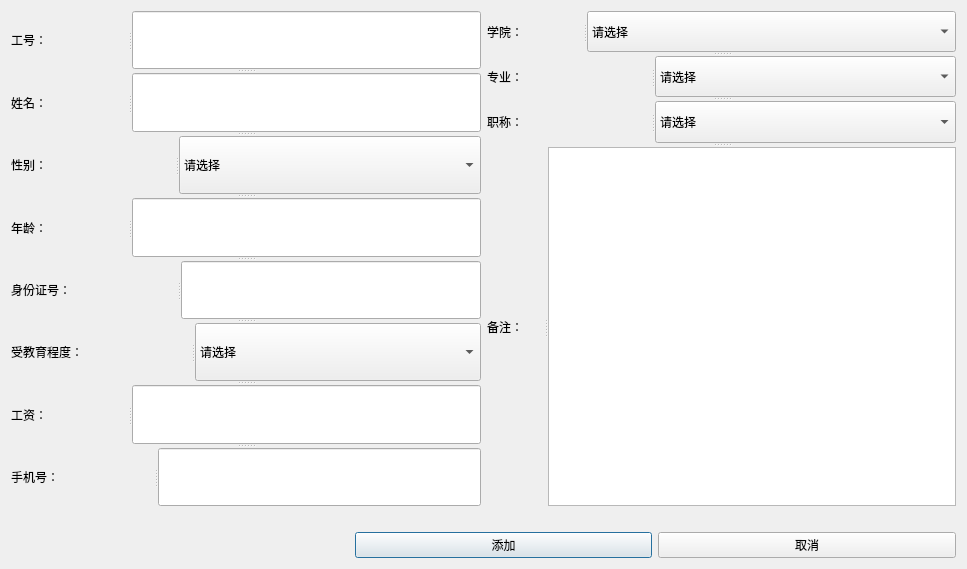
<?xml version="1.0" encoding="UTF-8"?>
<ui version="4.0">
 <class>DialogItem</class>
 <widget class="QDialog" name="DialogItem">
  <property name="geometry">
   <rect>
    <x>0</x>
    <y>0</y>
    <width>967</width>
    <height>569</height>
   </rect>
  </property>
  <property name="windowTitle">
   <string>Dialog</string>
  </property>
  <property name="sizeGripEnabled">
   <bool>false</bool>
  </property>
  <property name="modal">
   <bool>false</bool>
  </property>
  <layout class="QVBoxLayout" name="verticalLayout">
   <item>
    <layout class="QHBoxLayout" name="horizontalLayout_2">
     <item>
      <widget class="QSplitter" name="splitter_1">
       <property name="orientation">
        <enum>Qt::Vertical</enum>
       </property>
       <widget class="QSplitter" name="splitterJobNumber">
        <property name="orientation">
         <enum>Qt::Horizontal</enum>
        </property>
        <widget class="QLabel" name="labelJobNumber">
         <property name="sizePolicy">
          <sizepolicy hsizetype="Fixed" vsizetype="Fixed">
           <horstretch>0</horstretch>
           <verstretch>0</verstretch>
          </sizepolicy>
         </property>
         <property name="text">
          <string>工号：</string>
         </property>
        </widget>
        <widget class="QLineEdit" name="lineEditJobNumber">
         <property name="sizePolicy">
          <sizepolicy hsizetype="Fixed" vsizetype="Fixed">
           <horstretch>0</horstretch>
           <verstretch>0</verstretch>
          </sizepolicy>
         </property>
        </widget>
       </widget>
       <widget class="QSplitter" name="splitterName">
        <property name="orientation">
         <enum>Qt::Horizontal</enum>
        </property>
        <widget class="QLabel" name="labelName">
         <property name="sizePolicy">
          <sizepolicy hsizetype="Fixed" vsizetype="Fixed">
           <horstretch>0</horstretch>
           <verstretch>0</verstretch>
          </sizepolicy>
         </property>
         <property name="text">
          <string>姓名：</string>
         </property>
        </widget>
        <widget class="QLineEdit" name="lineEditName">
         <property name="sizePolicy">
          <sizepolicy hsizetype="Fixed" vsizetype="Fixed">
           <horstretch>0</horstretch>
           <verstretch>0</verstretch>
          </sizepolicy>
         </property>
        </widget>
       </widget>
       <widget class="QSplitter" name="splitterGender">
        <property name="orientation">
         <enum>Qt::Horizontal</enum>
        </property>
        <widget class="QLabel" name="labelGender">
         <property name="sizePolicy">
          <sizepolicy hsizetype="Fixed" vsizetype="Fixed">
           <horstretch>0</horstretch>
           <verstretch>0</verstretch>
          </sizepolicy>
         </property>
         <property name="text">
          <string>性别：</string>
         </property>
        </widget>
        <widget class="QComboBox" name="comboBoxGender">
         <property name="sizePolicy">
          <sizepolicy hsizetype="Fixed" vsizetype="Fixed">
           <horstretch>0</horstretch>
           <verstretch>0</verstretch>
          </sizepolicy>
         </property>
         <item>
          <property name="text">
           <string>请选择</string>
          </property>
         </item>
         <item>
          <property name="text">
           <string>男</string>
          </property>
         </item>
         <item>
          <property name="text">
           <string>女</string>
          </property>
         </item>
        </widget>
       </widget>
       <widget class="QSplitter" name="splitterAge">
        <property name="sizePolicy">
         <sizepolicy hsizetype="Fixed" vsizetype="Preferred">
          <horstretch>0</horstretch>
          <verstretch>0</verstretch>
         </sizepolicy>
        </property>
        <property name="orientation">
         <enum>Qt::Horizontal</enum>
        </property>
        <widget class="QLabel" name="labelAge">
         <property name="sizePolicy">
          <sizepolicy hsizetype="Preferred" vsizetype="Fixed">
           <horstretch>0</horstretch>
           <verstretch>0</verstretch>
          </sizepolicy>
         </property>
         <property name="text">
          <string>年龄：</string>
         </property>
        </widget>
        <widget class="QLineEdit" name="lineEditAge">
         <property name="sizePolicy">
          <sizepolicy hsizetype="Fixed" vsizetype="Fixed">
           <horstretch>0</horstretch>
           <verstretch>0</verstretch>
          </sizepolicy>
         </property>
        </widget>
       </widget>
       <widget class="QSplitter" name="splitterID">
        <property name="orientation">
         <enum>Qt::Horizontal</enum>
        </property>
        <widget class="QLabel" name="labelID">
         <property name="sizePolicy">
          <sizepolicy hsizetype="Fixed" vsizetype="Fixed">
           <horstretch>0</horstretch>
           <verstretch>0</verstretch>
          </sizepolicy>
         </property>
         <property name="text">
          <string>身份证号：</string>
         </property>
        </widget>
        <widget class="QLineEdit" name="lineEditID">
         <property name="sizePolicy">
          <sizepolicy hsizetype="Fixed" vsizetype="Fixed">
           <horstretch>0</horstretch>
           <verstretch>0</verstretch>
          </sizepolicy>
         </property>
         <property name="text">
          <string/>
         </property>
        </widget>
       </widget>
       <widget class="QSplitter" name="splitterEducation">
        <property name="orientation">
         <enum>Qt::Horizontal</enum>
        </property>
        <widget class="QLabel" name="labelEducation">
         <property name="sizePolicy">
          <sizepolicy hsizetype="Fixed" vsizetype="Fixed">
           <horstretch>0</horstretch>
           <verstretch>0</verstretch>
          </sizepolicy>
         </property>
         <property name="text">
          <string>受教育程度：</string>
         </property>
        </widget>
        <widget class="QComboBox" name="comboBoxEducation">
         <property name="sizePolicy">
          <sizepolicy hsizetype="Fixed" vsizetype="Fixed">
           <horstretch>0</horstretch>
           <verstretch>0</verstretch>
          </sizepolicy>
         </property>
         <item>
          <property name="text">
           <string>请选择</string>
          </property>
         </item>
         <item>
          <property name="text">
           <string>博士及以上</string>
          </property>
         </item>
         <item>
          <property name="text">
           <string>硕士</string>
          </property>
         </item>
         <item>
          <property name="text">
           <string>大学本科</string>
          </property>
         </item>
         <item>
          <property name="text">
           <string>大专和专科学校</string>
          </property>
         </item>
         <item>
          <property name="text">
           <string>高中</string>
          </property>
         </item>
         <item>
          <property name="text">
           <string>初中及以下</string>
          </property>
         </item>
        </widget>
       </widget>
       <widget class="QSplitter" name="splitterSalary">
        <property name="orientation">
         <enum>Qt::Horizontal</enum>
        </property>
        <widget class="QLabel" name="labelSalary">
         <property name="sizePolicy">
          <sizepolicy hsizetype="Fixed" vsizetype="Fixed">
           <horstretch>0</horstretch>
           <verstretch>0</verstretch>
          </sizepolicy>
         </property>
         <property name="text">
          <string>工资：</string>
         </property>
        </widget>
        <widget class="QLineEdit" name="lineEditSalary">
         <property name="sizePolicy">
          <sizepolicy hsizetype="Fixed" vsizetype="Fixed">
           <horstretch>0</horstretch>
           <verstretch>0</verstretch>
          </sizepolicy>
         </property>
        </widget>
       </widget>
       <widget class="QSplitter" name="splitterMobile">
        <property name="orientation">
         <enum>Qt::Horizontal</enum>
        </property>
        <widget class="QLabel" name="labelMobile">
         <property name="sizePolicy">
          <sizepolicy hsizetype="Fixed" vsizetype="Fixed">
           <horstretch>0</horstretch>
           <verstretch>0</verstretch>
          </sizepolicy>
         </property>
         <property name="text">
          <string>手机号：</string>
         </property>
        </widget>
        <widget class="QLineEdit" name="lineEditMobile">
         <property name="sizePolicy">
          <sizepolicy hsizetype="Fixed" vsizetype="Fixed">
           <horstretch>0</horstretch>
           <verstretch>0</verstretch>
          </sizepolicy>
         </property>
        </widget>
       </widget>
      </widget>
     </item>
     <item>
      <widget class="QSplitter" name="splitter_2">
       <property name="orientation">
        <enum>Qt::Vertical</enum>
       </property>
       <widget class="QSplitter" name="splitterDepartment">
        <property name="sizePolicy">
         <sizepolicy hsizetype="Fixed" vsizetype="Preferred">
          <horstretch>0</horstretch>
          <verstretch>0</verstretch>
         </sizepolicy>
        </property>
        <property name="orientation">
         <enum>Qt::Horizontal</enum>
        </property>
        <widget class="QLabel" name="labelDepartment">
         <property name="sizePolicy">
          <sizepolicy hsizetype="Preferred" vsizetype="Fixed">
           <horstretch>0</horstretch>
           <verstretch>0</verstretch>
          </sizepolicy>
         </property>
         <property name="text">
          <string>学院：</string>
         </property>
        </widget>
        <widget class="QComboBox" name="comboBoxDepartment">
         <property name="sizePolicy">
          <sizepolicy hsizetype="Fixed" vsizetype="Fixed">
           <horstretch>0</horstretch>
           <verstretch>0</verstretch>
          </sizepolicy>
         </property>
         <item>
          <property name="text">
           <string>请选择</string>
          </property>
         </item>
         <item>
          <property name="text">
           <string>理学院</string>
          </property>
         </item>
         <item>
          <property name="text">
           <string>建筑与城乡规划学院</string>
          </property>
         </item>
         <item>
          <property name="text">
           <string>土木工程学院</string>
          </property>
         </item>
         <item>
          <property name="text">
           <string>环境与市政工程学院</string>
          </property>
         </item>
         <item>
          <property name="text">
           <string>机械与汽车工程学院</string>
          </property>
         </item>
         <item>
          <property name="text">
           <string>信息与控制工程学院</string>
          </property>
         </item>
         <item>
          <property name="text">
           <string>人文与外国语学院</string>
          </property>
         </item>
         <item>
          <property name="text">
           <string>艺术与设计学院</string>
          </property>
         </item>
         <item>
          <property name="text">
           <string>管理工程学院</string>
          </property>
         </item>
         <item>
          <property name="text">
           <string>商学院</string>
          </property>
         </item>
        </widget>
       </widget>
       <widget class="QSplitter" name="splitterMajor">
        <property name="orientation">
         <enum>Qt::Horizontal</enum>
        </property>
        <widget class="QLabel" name="labelMajor">
         <property name="sizePolicy">
          <sizepolicy hsizetype="Fixed" vsizetype="Fixed">
           <horstretch>0</horstretch>
           <verstretch>0</verstretch>
          </sizepolicy>
         </property>
         <property name="text">
          <string>专业：</string>
         </property>
        </widget>
        <widget class="QComboBox" name="comboBoxMajor">
         <property name="sizePolicy">
          <sizepolicy hsizetype="Fixed" vsizetype="Fixed">
           <horstretch>0</horstretch>
           <verstretch>0</verstretch>
          </sizepolicy>
         </property>
         <item>
          <property name="text">
           <string>请选择</string>
          </property>
         </item>
        </widget>
       </widget>
       <widget class="QSplitter" name="splitterTitle">
        <property name="orientation">
         <enum>Qt::Horizontal</enum>
        </property>
        <widget class="QLabel" name="labelTitle">
         <property name="sizePolicy">
          <sizepolicy hsizetype="Fixed" vsizetype="Fixed">
           <horstretch>0</horstretch>
           <verstretch>0</verstretch>
          </sizepolicy>
         </property>
         <property name="text">
          <string>职称：</string>
         </property>
        </widget>
        <widget class="QComboBox" name="comboBoxTitle">
         <property name="sizePolicy">
          <sizepolicy hsizetype="Fixed" vsizetype="Fixed">
           <horstretch>0</horstretch>
           <verstretch>0</verstretch>
          </sizepolicy>
         </property>
         <item>
          <property name="text">
           <string>请选择</string>
          </property>
         </item>
         <item>
          <property name="text">
           <string>教授</string>
          </property>
         </item>
         <item>
          <property name="text">
           <string>副教授</string>
          </property>
         </item>
         <item>
          <property name="text">
           <string>讲师</string>
          </property>
         </item>
         <item>
          <property name="text">
           <string>助教</string>
          </property>
         </item>
        </widget>
       </widget>
       <widget class="QSplitter" name="splitterMemo">
        <property name="orientation">
         <enum>Qt::Horizontal</enum>
        </property>
        <widget class="QLabel" name="labelMemo">
         <property name="sizePolicy">
          <sizepolicy hsizetype="Fixed" vsizetype="Fixed">
           <horstretch>0</horstretch>
           <verstretch>0</verstretch>
          </sizepolicy>
         </property>
         <property name="text">
          <string>备注：</string>
         </property>
        </widget>
        <widget class="QTextEdit" name="textEditMemo">
         <property name="sizePolicy">
          <sizepolicy hsizetype="Fixed" vsizetype="Fixed">
           <horstretch>0</horstretch>
           <verstretch>0</verstretch>
          </sizepolicy>
         </property>
        </widget>
       </widget>
      </widget>
     </item>
    </layout>
   </item>
   <item>
    <spacer name="horizontalSpacer_2">
     <property name="orientation">
      <enum>Qt::Horizontal</enum>
     </property>
     <property name="sizeHint" stdset="0">
      <size>
       <width>40</width>
       <height>20</height>
      </size>
     </property>
    </spacer>
   </item>
   <item>
    <layout class="QHBoxLayout" name="horizontalLayout">
     <item>
      <widget class="QLabel" name="labelTip">
       <property name="text">
        <string/>
       </property>
      </widget>
     </item>
     <item>
      <spacer name="horizontalSpacer">
       <property name="orientation">
        <enum>Qt::Horizontal</enum>
       </property>
       <property name="sizeType">
        <enum>QSizePolicy::Fixed</enum>
       </property>
       <property name="sizeHint" stdset="0">
        <size>
         <width>40</width>
         <height>20</height>
        </size>
       </property>
      </spacer>
     </item>
     <item>
      <widget class="QPushButton" name="btnAdd">
       <property name="text">
        <string>添加</string>
       </property>
       <property name="checkable">
        <bool>false</bool>
       </property>
       <property name="checked">
        <bool>false</bool>
       </property>
      </widget>
     </item>
     <item>
      <widget class="QPushButton" name="btnCancel">
       <property name="text">
        <string>    取消    </string>
       </property>
      </widget>
     </item>
    </layout>
   </item>
  </layout>
 </widget>
 <tabstops>
  <tabstop>lineEditName</tabstop>
  <tabstop>comboBoxGender</tabstop>
  <tabstop>comboBoxDepartment</tabstop>
  <tabstop>comboBoxMajor</tabstop>
  <tabstop>lineEditJobNumber</tabstop>
  <tabstop>lineEditAge</tabstop>
  <tabstop>lineEditID</tabstop>
  <tabstop>btnCancel</tabstop>
 </tabstops>
 <resources/>
 <connections/>
</ui>
